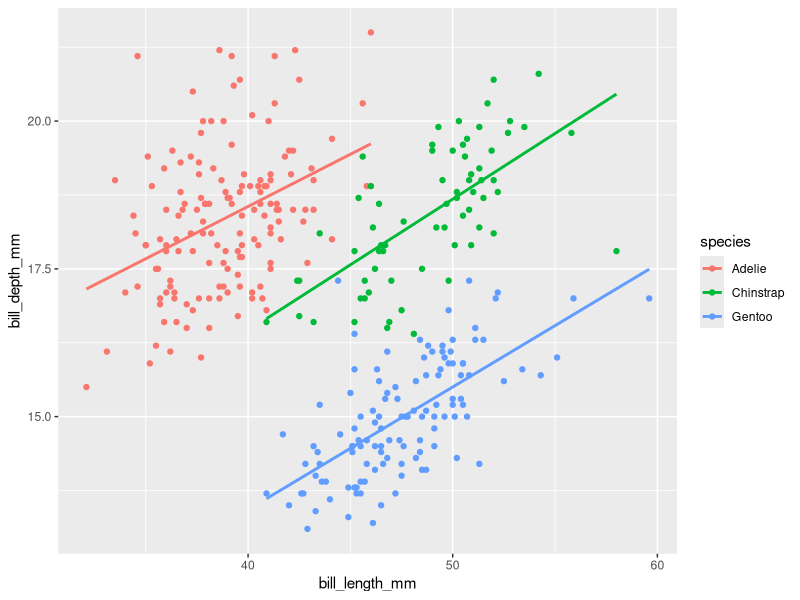
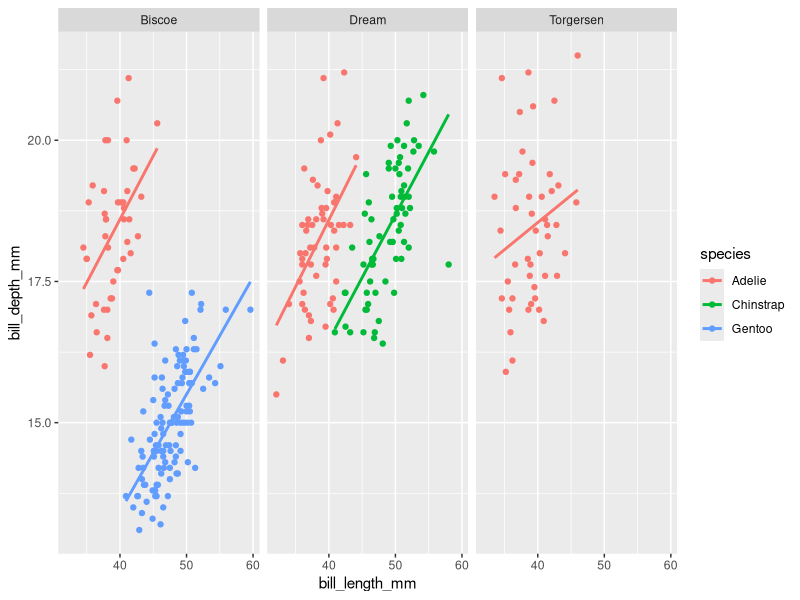
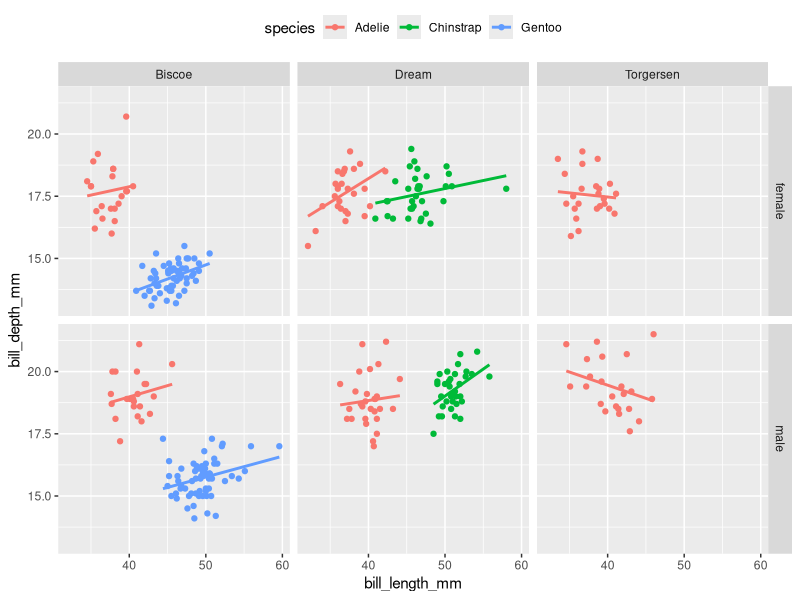
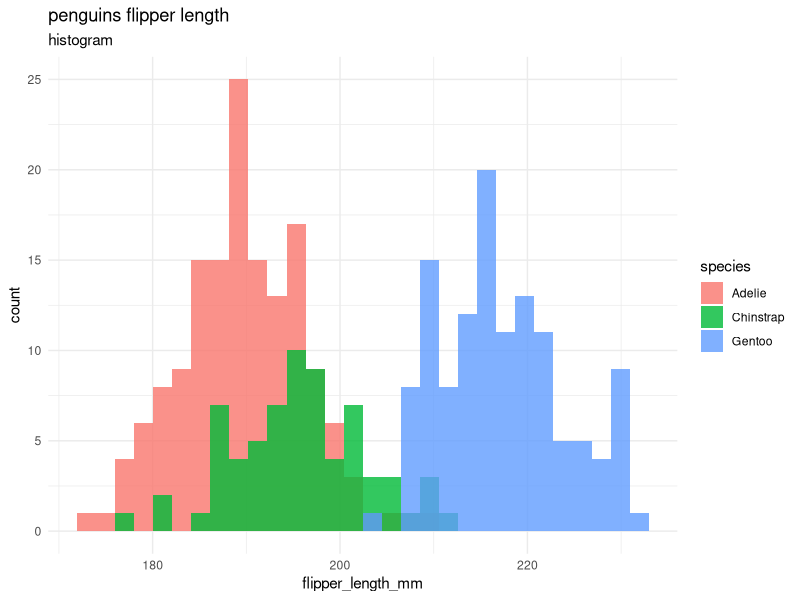

Recreate these plots in R, in order. (Note: this script raises an error after producing the figures.)
#24-1013 sun 20:19

library(palmerpenguins)
library(tidyverse)
palmerpenguins::penguins

# str() ----
penguins |> str()
penguins |> glimpse()

# head() ----
penguins |> head() #(ctrl + shitf + m)

#
penguins |> tail()

# plot ----
ggplot(data = penguins |> 
    drop_na(species, sex, island), 
  mapping = aes(x = bill_length_mm,
    y = bill_depth_mm, 
    color = species)) +
  geom_point() + 
  geom_smooth(method = 'lm', se = F) -> p_1

p_1
# fcet_wrap ----
penguins |> glimpse()
p_1 +
  facet_wrap(.~island) -> p_2

p_2

# plot3 ----
p_1 +
  facet_grid(sex~island) +
  theme(legend.position = 'top')
  #theme(legend.position = 'bottom')
  #theme(legend.position = 'left')
  #theme(legend.position = 'right')

#
penguins |> head()

penguins |> 
  ggplot(aes(x = flipper_length_mm, 
    fill = species)) +
  geom_histogram(position = 'identity',
    alpha = .8) +
  theme_minimal() +
  labs(title = 'penguins flipper length', subtitle = 'histogram')


#
penguins
body_mass_g
penguins |> 
  #drop_na(species, body_mass_g, sex) |> 
  ggplot(aes(x = body_mass_g, 
    fill = species)) +
  geom_histogram(position = 'identity',
    alpha = .8) +
  theme_minimal() +
  labs(title = 'penguins flipper length', subtitle = 'histogram') +
  facet_wrap(.~sex)




